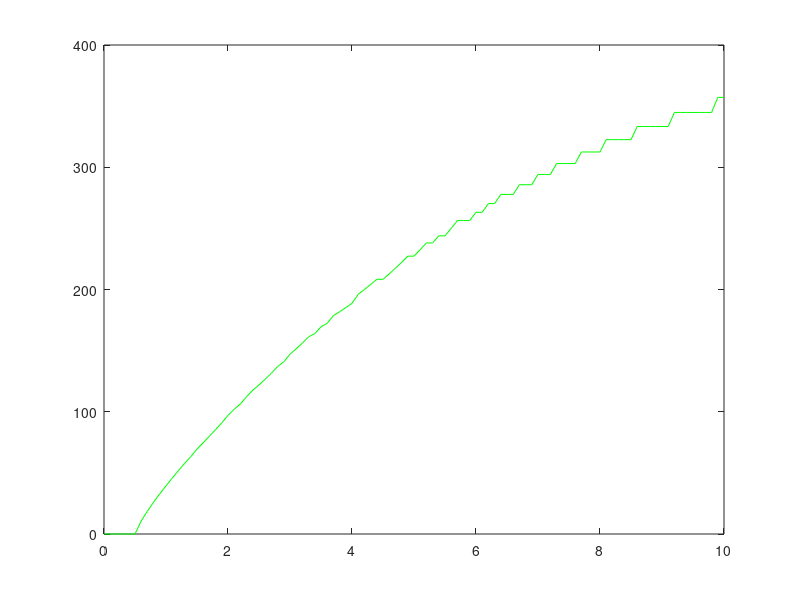

Recreate this plot in MATLAB. (Note: this script raises an error after producing the figure.)
%{
Simplified Adaptive Exponential LIF model ('AdEx'/'aEIF', Brette & Gerstner (2005))
Calculating the firing rate for a single neuron, applying the different
current amplitude
Edition in this version :

1. without subthreshold adaptation and exponential spike initiation
2. plotting superposed comparison
3. setting V_m = ones(,)*EL
4. calculate firing rate with ISI
5. during absolute refractory period:
                v2(t) = Vr;
                w2(t) = w2(t-1) + dt/tauw*( - w2(t-1));
************************************************************************
Author : Mohammad Hovaidi Ardestani, Po-Hsuan Huang
Date and Place : 30.11.2015, CIN, Tuebingen
%}

tic


% model parameters (in V, A, S, s)

% Cm = 281e-12;   % membrane capacitance
% gL = 30e-9;     % leak conductance
% EL = -70.6e-3;  % leak reversal
% Vt = -50.4e-3;  % threshold potential
% Vp = 20e-3;     % peak potential
% Vr = EL;        % reset potential
% Dt = 2e-3;      % rise slope factor
% a = 4e-9;       % 'sub-threshold' adaptation conductance
% b = 0.0805e-9;  % 'sra' current increment
% taum = Cm/gL;   % membrane time constant
% tauw = 0.144;   % adaptation time constant (~Ca-activated K current inactivation)

Cm = 0.250e-9;   % membrane capacitance
gL = 25e-9;     % leak conductance
EL = -70.6e-3;  % leak reversal
Vt = -50.4e-3;  % threshold potential
Vp = 20e-3;     % peak potential
Vr = EL;        % reset potential
Dt = 2e-3;      % rise slope factor
a = 4e-9;       % 'sub-threshold' adaptation conductance
b = 0.0805e-9;  % 'sra' current increment
taum = 10.0 *1e-3;   % membrane time constant
tauw = 0.144;   % adaptation time constant (~Ca-activated K current inactivation)
dt = 1e-4;       % time step
tmax = 1;        % simulation time
T = dt:dt:tmax;   % time step vector
tau_R = 2e-3;
Re_t = tau_R/dt;


Isigma = 0*0.005;                            % noise fraction of above
istart = floor(0.5*length(T));
iend = floor(0.9*length(T));
TimeWindow = iend-istart;
I3 = zeros(1,length(T));                      % applied current vector

v3 = zeros(1,length(T)); v3(1) = EL;  % membrane potential vector
w3 = zeros(1,length(T));             % adaptaion variable (~Ca-K current) 
g = zeros(1,length(T));             % total synaptic conductance variables vector
E = zeros(1,length(T));             % synaptic reversal potentials vector

% 
m = 10;
dm = 0.1;
M = 0:dm:m;                         % Loop counter to calculate  the firing rate
I0 = 1e-9;                         % applied current

FiringNeurons = zeros(1,length(T));
FR3 = zeros(1, length(M));         % firing rate of simp_aeif neuron


I_f = zeros(1,length(M));
spike_num=zeros(1,length(M));
h = waitbar(0,'Please wait...');

for i = 1:length(M)   % apply voltage ramp
        
    counter = 0;
    FiringNeurons(:) = 0;
    v3 = EL*ones(1,length(T));           % membrane potential vector
    w3 = zeros(1,length(T));             % adaptaion variable (~Ca-K current) 
    g = zeros(1,length(T));             % total synaptic conductance variables vector
    E = zeros(1,length(T));             % synaptic reversal potentials vector
    I3(istart:iend) = M(i)*I0;           % initialise current pulse
    
    %% Filtered noise
    var = 0.003; % variance of the white noise
    noise = sqrt(var)* M(i)*I0*randn(1,iend-istart+1);
    
    Fs = 30e3;                        %Sampling frequency
    Nyquist = Fs/2;
    [a2,a1] = butter(2,[100/Nyquist,(2e3-1)/Nyquist]);
    [y] = filtfilt(a2,a1,noise);   % Zero-phase filtering helps preserve features
    
    %%
    I3(istart:iend) = M(i)*I0*ones(1,iend-istart+1); %+y;           % initialise current pulse with white noise

    I_f(1,i) = M(i)*I0;  
    
        for t = Re_t:length(T)
            if ((sum(FiringNeurons(t-Re_t+1:t))) == 0) % refractory period : no membrane potential change with 2ms window of activation.
               
    
                % updated value v(i) is used in synaptic current to avoid instability
                 v3(t) = v3(t-1) + dt/Cm*(gL*(EL-v3(t-1)) - w3(t-1) + I3(t-1));
    
%                  w(t) = w(t-1) + dt/tauw*(a*(v(t-1)-EL) - w(t-1)); %update adaptation conductance
                  %compensation =    2.1659e-10;  % compensate for the absence of subthreshold adaptation.
                  w3(t) = w3(t-1) + dt/tauw*( - w3(t-1)) ;
               
                 if v3(t) >= Vt                                % if spike
                    FiringNeurons(1,t) = 1;
                    spike_num(i)=spike_num(i)+1;
                    v3(t) = Vp;                              % reset/update v and w   
                    w3(t) = w3(t-1) + b;
                end
            else
                v3(t) = Vr;
                w3(t) = w3(t-1) + dt/tauw*( - w3(t-1));
            end
        end


            if spike_num(i)>1
                 Spiketime = find(FiringNeurons==1);
                 Spikeend= Spiketime(end-1:end);
                 FR3(1,i) = diff(T(Spikeend))^-1;
            else 
                 FR3(1,i) = 0.0; 
            end
                 
end
close(h)

toc;

%% Plot Dynamics
figure(1)
plot(I_f*1e9,FR3,'g')% firing rate of simplified aeif neuron 2.0
hold on
plot(I_f*1e9,FR2,'m')% firing rate of simplified aeif neuron 1.0

plot(I_f*1e9,FR1,'b')% firing rate of aeif neuron
hold off
ylim([0,400])
ylabel('Firing Rate /Hz')
xlabel(['Current amplitude is multipled by I_0 = ',num2str(I0),' would be ', num2str(M(end)*I0),'(A)'])
xlabel('Current amplitude [nA]')
xlabel('Current amplitude [A]')
legend('FR_simplified aeif','FR_aeif','aeif','Location','southeast')
title('f-I curve(aEIF)')
%%
% figure(2)
% %subplot(211)
% plot(T,1000*v3,'g') % firing rate of simplified aeif neuron2.0
% hold on
% plot(T,1000*v2,'m') % firing rate of simplified aeif neuron1.0
% 
% plot(T,1000*v1,'b') % firing rate of aeif neuron
% ylabel(' mV')
% xlabel(' ms')
% ylim([-80,-40])
% xlim([0.4,1.0])
% hold off
% legend('simp_aeif_2','simp_aeif_1','aeif')
% 
% subplot(212)
% plot(T,1000*w3,'g') % adaptive current of simplified neuron
% hold on 
% plot(T,1000*w2,'m') % adaptive current of simplified neuron
% 
% plot(T,1000*w1,'b') % adaptive current of aeif neuron
% hold off
% ylabel(' nA')
% xlabel(' ms')
% str = sprintf('injecting current %2.f pA', I_f(1,end)*1e12 );
% legend(str,'Location','southeast')
% xlim([0.4,1.0])
% figure(3)
% subplot(211)
% plot(T,1000*I2,'m') % adaptive current of simplified neuron
% subplot(212)
% plot(T,1000*I1,'b') % adaptive current of aeif neuron
% hold off
% ylabel(' nA')
% xlabel(' ms')
